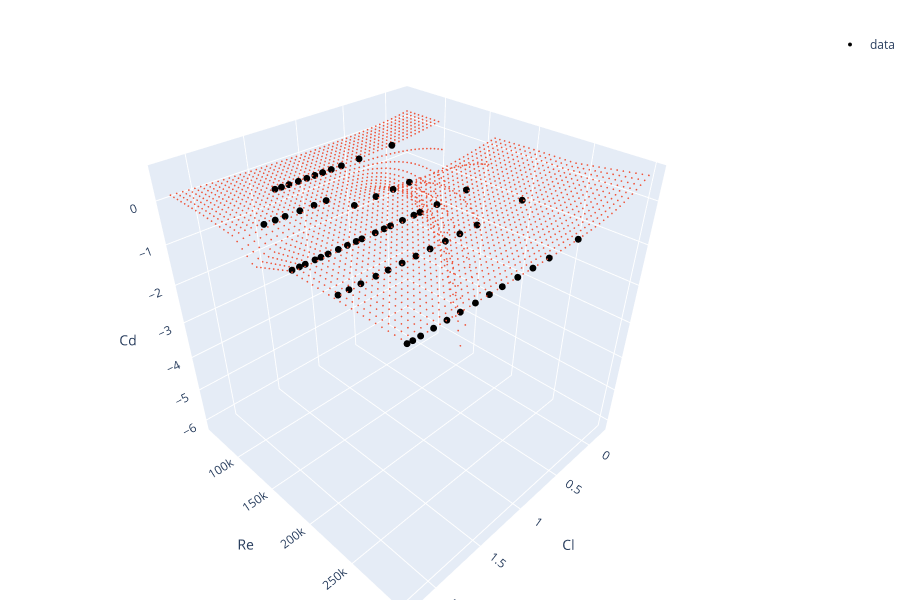

The notebook cell saved with this chart:
### Code cell
import plotly.graph_objects as go


fig = go.Figure()
fig.add_trace(
    go.Scatter3d(
        x=afoil.drag["Cl"],
        y=afoil.drag["re"],
        z=afoil.drag["Cd"],
        mode="markers",
        marker=dict(size=4, color="black"),
        name="data",
    )
)

sweep = afoil.lookup(re="sweep", cl_or_alpha="sweep")

fig.add_trace(
    go.Scatter3d(
        x=sweep.cl,
        y=sweep.re,
        z=sweep.Cd,
        mode="markers",
        marker=dict(size=1),
        name="interpolation",
        showlegend=False,
    )
)


fig.update_layout(
    height=600,
    width=900,
    margin=dict(l=0, r=0, t=30, b=0),
    scene=dict(
        xaxis=dict(title="Cl"),
        yaxis=dict(title="Re"),
        zaxis=dict(title="Cd"),
    ),
)

### Figure 1 — Plotly figure (JSON) as saved in the notebook; plotly's stock layout.template omitted (floating-point values rounded to 4 significant figures; data arrays with more than 128 entries replaced by an {"elided": "..."} marker saying what was removed)
{"data": [{"marker": {"color": "black", "size": 4}, "mode": "markers", "name": "data", "type": "scatter3d", "x": [0.387, 0.756, 0.944, 1.048, 1.136, 1.213, 1.291, 1.372, 1.461, 1.529, 1.588, 0.784, 0.956, 1.13, 1.339, 1.432, 1.543, 1.669, 1.796, 1.879, 1.972, 0.591, 0.91, 1.083, 1.145, 1.256, 1.369, 1.428, 1.51, 1.628, 1.678, 1.753, 1.829, 1.913, 1.971, 2.018, 2.094, 2.139, 2.195, 0.446, 0.944, 1.12, 1.262, 1.406, 1.535, 1.657, 1.776, 1.877, 1.998, 2.09, 2.173, 0.642, 0.961, 1.131, 1.282, 1.429, 1.548, 1.671, 1.8, 1.91, 2.016, 2.116, 2.175, 2.217], "y": [100000.0, 100000.0, 100000.0, 100000.0, 100000.0, 100000.0, 100000.0, 100000.0, 100000.0, 100000.0, 100000.0, 160000.0, 160000.0, 160000.0, 160000.0, 140000.0, 140000.0, 140000.0, 140000.0, 140000.0, 140000.0, 200000.0, 200000.0, 200000.0, 200000.0, 200000.0, 200000.0, 200000.0, 200000.0, 200000.0, 200000.0, 200000.0, 200000.0, 200000.0, 200000.0, 200000.0, 200000.0, 200000.0, 200000.0, 240000.0, 240000.0, 240000.0, 240000.0, 240000.0, 240000.0, 240000.0, 240000.0, 240000.0, 240000.0, 240000.0, 240000.0, 300000.0, 300000.0, 300000.0, 300000.0, 300000.0, 300000.0, 300000.0, 300000.0, 300000.0, 300000.0, 300000.0, 300000.0, 300000.0], "z": [0.0665, 0.0331, 0.0226, 0.0244, 0.028, 0.029, 0.0303, 0.0332, 0.0376, 0.0418, 0.0481, 0.0255, 0.02, 0.0221, 0.0259, 0.0275, 0.0315, 0.0359, 0.0425, 0.0477, 0.0532, 0.0414, 0.019, 0.0191, 0.02, 0.0212, 0.0223, 0.0227, 0.0245, 0.0277, 0.0289, 0.0314, 0.0335, 0.036, 0.0383, 0.0397, 0.0413, 0.0428, 0.0454, 0.055, 0.0169, 0.0175, 0.0197, 0.0209, 0.0226, 0.0252, 0.0276, 0.0302, 0.0337, 0.0358, 0.0396, 0.04, 0.0168, 0.0164, 0.0187, 0.02, 0.0212, 0.0232, 0.0257, 0.0281, 0.0307, 0.0336, 0.0371, 0.0454]}, {"marker": {"size": 1}, "mode": "markers", "name": "interpolation", "showlegend": false, "type": "scatter3d", "x": {"elided": "2500 float values"}, "y": {"elided": "2500 float values"}, "z": {"elided": "2500 float values"}}], "layout": {"height": 600, "margin": {"b": 0, "l": 0, "r": 0, "t": 30}, "scene": {"xaxis": {"title": {"text": "Cl"}}, "yaxis": {"title": {"text": "Re"}}, "zaxis": {"title": {"text": "Cd"}}}, "width": 900}}
